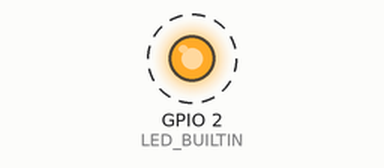
Recording of a program running on a simulated ESP32. Shown: output pins drawn as LEDs (lit = HIGH). Dashed ring = blinking. WiFi joins after 1.5 s; servers stay silent unless stated; uploads are accepted with an empty reply; what the program prints to the serial monitor is not drawn.

Above: at 1.7 s.
Timing chart, 0 to 5.4 s (numbered marks = the images above):
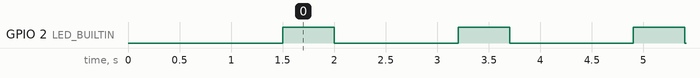

Measured:
- by itself, GPIO 2 (LED_BUILTIN): alternates HIGH for 0.50 s and LOW for 1.2 s

The program:

main.cpp
```cpp
/*There are AI generated code snippets, so there may be some errors.
Please check the code before using it. Although mostly there isnt any error since it is already tested.*/

#include <Arduino.h>
#include <WiFi.h>
#include <HTTPClient.h>

const char* ssid = "Alpha"; //Replace with your SSID on the hotspot providing device
const char* password = "ikjh0650"; //Replace with your Password on the hotspot providing device
const char* serverURL = "http://192.168.137.1:8000/post-data"; /*replace the ip/port with the hotspot ip and port. The 'post-data'
thing is an intermediate thing that need not be manually created anywhere.*/
WiFiClient client;
String postData;
int postVariable = 0;
int LED_BUILTIN = 2;


void setup() {
pinMode (LED_BUILTIN, OUTPUT);
WiFi.begin(ssid, password);
  Serial.println("Connecting");
  while(WiFi.status() != WL_CONNECTED) {
    delay(500);
    Serial.print(".");
  }
  Serial.println("");
  Serial.print("Connected to WiFi network with IP Address: ");
  Serial.println(WiFi.localIP());
}

void loop() {
  //This section is to be updated with the gesture detection code.
  //
digitalWrite(LED_BUILTIN, HIGH);
delay(500);
digitalWrite(LED_BUILTIN, LOW);
postVariable++;
postData = postVariable;
delay(1000);
//
//
//The transmission section
//
if (WiFi.status() == WL_CONNECTED) {
    HTTPClient http;
    http.begin(serverURL);
    http.addHeader("Content-Type", "text/plain");
    // Send the POST request
    int httpResponseCode = http.POST(postData);
    if (httpResponseCode > 0) {
      Serial.print("HTTP Response code: ");
      Serial.println(httpResponseCode);
    } else {
      Serial.print("Error code: ");
      Serial.println(httpResponseCode);
    }
    http.end();
  }
//
//
}
```
